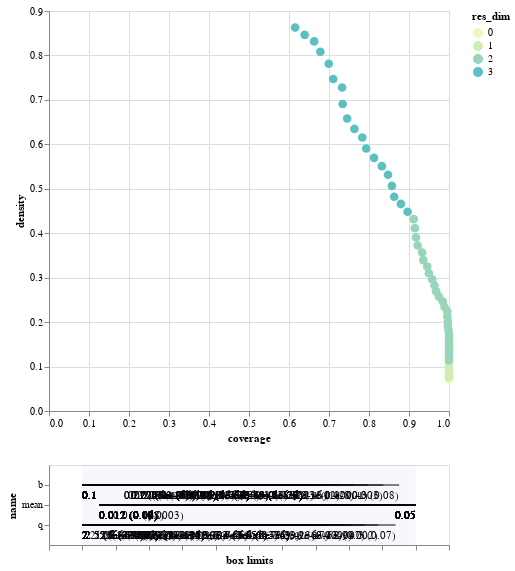

Notebook code for this chart:
### Code cell
box1.inspect_tradeoff()

### Figure 1 — Vega-Lite specification as saved in the notebook (floating-point values rounded to 4 significant figures)
{"config": {"view": {"continuousWidth": 400, "continuousHeight": 300}}, "vconcat": [{"data": {"name": "data-125cbe49f718cdf919e45d2dc2d32be7"}, "mark": {"type": "circle", "size": 75}, "encoding": {"color": {"type": "ordinal", "field": "res_dim", "scale": {"range": ["#eff9b6", "#d0edb3", "#97d6b9", "#5dc0c0", "#31a5c2", "#1f80b8", "#2354a3", "#21318d"]}}, "opacity": {"condition": {"value": 1, "selection": "selector002"}, "value": 0.4}, "tooltip": [{"type": "ordinal", "field": "id"}, {"type": "quantitative", "field": "coverage", "format": ".2"}, {"type": "quantitative", "field": "density", "format": ".2"}, {"type": "ordinal", "field": "res_dim"}], "x": {"type": "quantitative", "field": "coverage"}, "y": {"type": "quantitative", "field": "density"}}, "height": 400, "selection": {"selector002": {"type": "single", "fields": ["id"]}}, "width": 400}, {"layer": [{"data": {"name": "data-3205be146ef631b0ba9694690438d98c"}, "mark": "rule", "encoding": {"x": {"type": "quantitative", "axis": {"grid": false, "labels": false, "title": "box limits"}, "field": "x_lower", "scale": {"domain": [0, 1], "padding": 0.1}}, "x2": {"field": "x_upper"}, "y": {"type": "nominal", "field": "name", "scale": {"padding": 1.0}}}, "transform": [{"calculate": "(datum.x1-datum.minimum)/(datum.maximum-datum.minimum)", "as": "x_lower"}, {"calculate": "(datum.x2-datum.minimum)/(datum.maximum-datum.minimum)", "as": "x_upper"}, {"filter": {"selection": "selector002"}}], "width": 400}, {"data": {"name": "data-3205be146ef631b0ba9694690438d98c"}, "mark": {"type": "text", "align": "left", "baseline": "top", "dy": 5}, "encoding": {"text": {"type": "ordinal", "field": "text"}, "x": {"type": "quantitative", "axis": {"grid": false, "labels": false, "title": "box limits"}, "field": "x_lower", "scale": {"domain": [0, 1], "padding": 0.1}}, "x2": {"field": "x_upper"}, "y": {"type": "nominal", "field": "name", "scale": {"padding": 1.0}}}, "transform": [{"calculate": "(datum.x1-datum.minimum)/(datum.maximum-datum.minimum)", "as": "x_lower"}, {"calculate": "(datum.x2-datum.minimum)/(datum.maximum-datum.minimum)", "as": "x_upper"}, {"filter": {"selection": "selector002"}}, {"calculate": "datum.qp_lower>0?format(datum.x1, \".2\")+\" (\"+format(datum.qp_lower, \".1~g\")+\")\" :format(datum.x1, \".2\")", "as": "text"}], "width": 400}, {"data": {"name": "data-3205be146ef631b0ba9694690438d98c"}, "mark": {"type": "text", "align": "right", "baseline": "top", "dy": 5}, "encoding": {"text": {"type": "ordinal", "field": "text"}, "x": {"type": "quantitative", "field": "x_upper"}, "x2": {"field": "x_upper"}, "y": {"type": "nominal", "field": "name", "scale": {"padding": 1.0}}}, "transform": [{"calculate": "(datum.x1-datum.minimum)/(datum.maximum-datum.minimum)", "as": "x_lower"}, {"calculate": "(datum.x2-datum.minimum)/(datum.maximum-datum.minimum)", "as": "x_upper"}, {"filter": {"selection": "selector002"}}, {"calculate": "datum.qp_upper>0?format(datum.x2, \".2\")+\" (\"+format(datum.qp_upper, \".1\")+\")\" :format(datum.x2, \".2\")", "as": "text"}], "width": 400}, {"data": {"name": "data-bb8d07f6df3d47a6a475317795287b23"}, "mark": {"type": "rect", "opacity": 0.05}, "encoding": {"x": {"type": "quantitative", "field": "start"}, "x2": {"field": "end"}}}, {"data": {"name": "data-d751713988987e9331980363e24189ce"}, "mark": "point", "encoding": {"x": {"type": "quantitative", "field": "x"}, "y": {"type": "nominal", "field": "name"}}, "transform": [{"filter": {"selection": "selector002"}}], "width": 400}, {"data": {"name": "data-d751713988987e9331980363e24189ce"}, "mark": {"type": "text", "align": "center", "baseline": "top", "dy": 5}, "encoding": {"text": {"type": "nominal", "field": "item"}, "x": {"type": "quantitative", "field": "x"}, "y": {"type": "nominal", "field": "name"}}, "transform": [{"filter": {"selection": "selector002"}}], "width": 400}]}], "$schema": "https://vega.github.io/schema/vega-lite/v4.8.1.json", "datasets": {"data-125cbe49f718cdf919e45d2dc2d32be7": [{"coverage": 1.0, "density": 0.0715, "id": 0, "mass": 1.0, "mean": 0.0715, "res_dim": 0}, {"coverage": 1.0, "density": 0.07526, "id": 1, "mass": 0.95, "mean": 0.07526, "res_dim": 1}, {"coverage": 1.0, "density": 0.07927, "id": 2, "mass": 0.902, "mean": 0.07927, "res_dim": 1}, {"coverage": 1.0, "density": 0.08353, "id": 3, "mass": 0.856, "mean": 0.08353, "res_dim": 1}, {"coverage": 1.0, "density": 0.08795, "id": 4, "mass": 0.813, "mean": 0.08795, "res_dim": 1}, {"coverage": 1.0, "density": 0.09262, "id": 5, "mass": 0.772, "mean": 0.09262, "res_dim": 1}, {"coverage": 1.0, "density": 0.09754, "id": 6, "mass": 0.733, "mean": 0.09754, "res_dim": 1}, {"coverage": 1.0, "density": 0.1027, "id": 7, "mass": 0.696, "mean": 0.1027, "res_dim": 1}, {"coverage": 1.0, "density": 0.1082, "id": 8, "mass": 0.661, "mean": 0.1082, "res_dim": 1}, {"coverage": 1.0, "density": 0.114, "id": 9, "mass": 0.627, "mean": 0.114, "res_dim": 2}, {"coverage": 1.0, "density": 0.1202, "id": 10, "mass": 0.595, "mean": 0.1202, "res_dim": 2}, {"coverage": 1.0, "density": 0.1265, "id": 11, "mass": 0.565, "mean": 0.1265, "res_dim": 2}, {"coverage": 1.0, "density": 0.1334, "id": 12, "mass": 0.536, "mean": 0.1334, "res_dim": 2}, {"coverage": 1.0, "density": 0.1405, "id": 13, "mass": 0.509, "mean": 0.1405, "res_dim": 2}, {"coverage": 1.0, "density": 0.148, "id": 14, "mass": 0.483, "mean": 0.148, "res_dim": 2}, {"coverage": 1.0, "density": 0.1561, "id": 15, "mass": 0.458, "mean": 0.1561, "res_dim": 2}, {"coverage": 1.0, "density": 0.1644, "id": 16, "mass": 0.435, "mean": 0.1644, "res_dim": 2}, {"coverage": 1.0, "density": 0.1731, "id": 17, "mass": 0.413, "mean": 0.1731, "res_dim": 2}, {"coverage": 0.9986, "density": 0.1821, "id": 18, "mass": 0.392, "mean": 0.1821, "res_dim": 2}, {"coverage": 0.9972, "density": 0.1917, "id": 19, "mass": 0.372, "mean": 0.1917, "res_dim": 2}, {"coverage": 0.9972, "density": 0.202, "id": 20, "mass": 0.353, "mean": 0.202, "res_dim": 2}, {"coverage": 0.9958, "density": 0.2125, "id": 21, "mass": 0.335, "mean": 0.2125, "res_dim": 2}, {"coverage": 0.9958, "density": 0.2239, "id": 22, "mass": 0.318, "mean": 0.2239, "res_dim": 2}, {"coverage": 0.9888, "density": 0.2341, "id": 23, "mass": 0.302, "mean": 0.2341, "res_dim": 2}, {"coverage": 0.9846, "density": 0.2462, "id": 24, "mass": 0.286, "mean": 0.2462, "res_dim": 2}, {"coverage": 0.9748, "density": 0.2572, "id": 25, "mass": 0.271, "mean": 0.2572, "res_dim": 2}, {"coverage": 0.9678, "density": 0.2693, "id": 26, "mass": 0.257, "mean": 0.2693, "res_dim": 2}, {"coverage": 0.9636, "density": 0.2824, "id": 27, "mass": 0.244, "mean": 0.2824, "res_dim": 2}, {"coverage": 0.958, "density": 0.2965, "id": 28, "mass": 0.231, "mean": 0.2965, "res_dim": 2}, {"coverage": 0.9497, "density": 0.31, "id": 29, "mass": 0.219, "mean": 0.31, "res_dim": 2}, {"coverage": 0.9455, "density": 0.325, "id": 30, "mass": 0.208, "mean": 0.325, "res_dim": 2}, {"coverage": 0.9357, "density": 0.3396, "id": 31, "mass": 0.197, "mean": 0.3396, "res_dim": 2}, {"coverage": 0.9329, "density": 0.3567, "id": 32, "mass": 0.187, "mean": 0.3567, "res_dim": 2}, {"coverage": 0.9217, "density": 0.3723, "id": 33, "mass": 0.177, "mean": 0.3723, "res_dim": 2}, {"coverage": 0.9175, "density": 0.3905, "id": 34, "mass": 0.168, "mean": 0.3905, "res_dim": 2}, {"coverage": 0.9147, "density": 0.4113, "id": 35, "mass": 0.159, "mean": 0.4113, "res_dim": 2}, {"coverage": 0.9119, "density": 0.4318, "id": 36, "mass": 0.151, "mean": 0.4318, "res_dim": 2}, {"coverage": 0.8965, "density": 0.4483, "id": 37, "mass": 0.143, "mean": 0.4483, "res_dim": 3}, {"coverage": 0.8797, "density": 0.4659, "id": 38, "mass": 0.135, "mean": 0.4659, "res_dim": 3}, {"coverage": 0.8629, "density": 0.482, "id": 39, "mass": 0.128, "mean": 0.482, "res_dim": 3}, {"coverage": 0.8573, "density": 0.5066, "id": 40, "mass": 0.121, "mean": 0.5066, "res_dim": 3}, {"coverage": 0.8476, "density": 0.5316, "id": 41, "mass": 0.114, "mean": 0.5316, "res_dim": 3}, {"coverage": 0.8322, "density": 0.5509, "id": 42, "mass": 0.108, "mean": 0.5509, "res_dim": 3}, {"coverage": 0.8126, "density": 0.5696, "id": 43, "mass": 0.102, "mean": 0.5696, "res_dim": 3}, {"coverage": 0.793, "density": 0.5906, "id": 44, "mass": 0.096, "mean": 0.5906, "res_dim": 3}, {"coverage": 0.7832, "density": 0.6154, "id": 45, "mass": 0.091, "mean": 0.6154, "res_dim": 3}, {"coverage": 0.7636, "density": 0.6349, "id": 46, "mass": 0.086, "mean": 0.6349, "res_dim": 3}, {"coverage": 0.7455, "density": 0.658, "id": 47, "mass": 0.081, "mean": 0.658, "res_dim": 3}, {"coverage": 0.7343, "density": 0.6908, "id": 48, "mass": 0.076, "mean": 0.6908, "res_dim": 3}, {"coverage": 0.7329, "density": 0.7278, "id": 49, "mass": 0.072, "mean": 0.7278, "res_dim": 3}, {"coverage": 0.7105, "density": 0.7471, "id": 50, "mass": 0.068, "mean": 0.7471, "res_dim": 3}, {"coverage": 0.6993, "density": 0.7812, "id": 51, "mass": 0.064, "mean": 0.7812, "res_dim": 3}, {"coverage": 0.6783, "density": 0.8083, "id": 52, "mass": 0.06, "mean": 0.8083, "res_dim": 3}, {"coverage": 0.6629, "density": 0.8316, "id": 53, "mass": 0.057, "mean": 0.8316, "res_dim": 3}, {"coverage": 0.6392, "density": 0.8463, "id": 54, "mass": 0.054, "mean": 0.8463, "res_dim": 3}, {"coverage": 0.6154, "density": 0.8627, "id": 55, "mass": 0.051, "mean": 0.8627, "res_dim": 3}], "data-3205be146ef631b0ba9694690438d98c": [{"x1": 0.1001, "x2": 0.4324, "name": "b", "id": 1, "minimum": 0.1001, "maximum": 0.4497, "qp_lower": -1.0, "qp_upper": 0.08101}, {"x1": 0.1001, "x2": 0.4157, "name": "b", "id": 2, "minimum": 0.1001, "maximum": 0.4497, "qp_lower": -1.0, "qp_upper": 0.002527}, {"x1": 0.1001, "x2": 0.3996, "name": "b", "id": 3, "minimum": 0.1001, "maximum": 0.4497, "qp_lower": -1.0, "qp_upper": 1.332e-05}, {"x1": 0.1001, "x2": 0.3845, "name": "b", "id": 4, "minimum": 0.1001, "maximum": 0.4497, "qp_lower": -1.0, "qp_upper": 1.363e-08}, {"x1": 0.1001, "x2": 0.3702, "name": "b", "id": 5, "minimum": 0.1001, "maximum": 0.4497, "qp_lower": -1.0, "qp_upper": 2.696e-12}, {"x1": 0.1001, "x2": 0.3565, "name": "b", "id": 6, "minimum": 0.1001, "maximum": 0.4497, "qp_lower": -1.0, "qp_upper": 1.038e-16}, {"x1": 0.1001, "x2": 0.3436, "name": "b", "id": 7, "minimum": 0.1001, "maximum": 0.4497, "qp_lower": -1.0, "qp_upper": 8.344e-22}, {"x1": 0.1001, "x2": 0.3315, "name": "b", "id": 8, "minimum": 0.1001, "maximum": 0.4497, "qp_lower": -1.0, "qp_upper": 1.726e-27}, {"x1": 0.1001, "x2": 0.3315, "name": "b", "id": 9, "minimum": 0.1001, "maximum": 0.4497, "qp_lower": -1.0, "qp_upper": 1.829e-26}, {"x1": 2.001, "x2": 4.348, "name": "q", "id": 9, "minimum": 2.001, "maximum": 4.498, "qp_lower": -1.0, "qp_upper": 0.07091}, {"x1": 0.1001, "x2": 0.3315, "name": "b", "id": 10, "minimum": 0.1001, "maximum": 0.4497, "qp_lower": -1.0, "qp_upper": 5.978e-26}, {"x1": 2.001, "x2": 4.217, "name": "q", "id": 10, "minimum": 2.001, "maximum": 4.498, "qp_lower": -1.0, "qp_upper": 0.001757}, {"x1": 0.1001, "x2": 0.3315, "name": "b", "id": 11, "minimum": 0.1001, "maximum": 0.4497, "qp_lower": -1.0, "qp_upper": 7.332e-27}, {"x1": 2.001, "x2": 4.117, "name": "q", "id": 11, "minimum": 2.001, "maximum": 4.498, "qp_lower": -1.0, "qp_upper": 7.305e-06}, {"x1": 0.1001, "x2": 0.3315, "name": "b", "id": 12, "minimum": 0.1001, "maximum": 0.4497, "qp_lower": -1.0, "qp_upper": 1.263e-27}, {"x1": 2.001, "x2": 4.02, "name": "q", "id": 12, "minimum": 2.001, "maximum": 4.498, "qp_lower": -1.0, "qp_upper": 4.564e-09}, {"x1": 0.1001, "x2": 0.3315, "name": "b", "id": 13, "minimum": 0.1001, "maximum": 0.4497, "qp_lower": -1.0, "qp_upper": 2.076e-29}, {"x1": 2.001, "x2": 3.946, "name": "q", "id": 13, "minimum": 2.001, "maximum": 4.498, "qp_lower": -1.0, "qp_upper": 5.543e-13}, {"x1": 0.1001, "x2": 0.3315, "name": "b", "id": 14, "minimum": 0.1001, "maximum": 0.4497, "qp_lower": -1.0, "qp_upper": 7.191e-30}, {"x1": 2.001, "x2": 3.85, "name": "q", "id": 14, "minimum": 2.001, "maximum": 4.498, "qp_lower": -1.0, "qp_upper": 1.057e-17}, {"x1": 0.1001, "x2": 0.3315, "name": "b", "id": 15, "minimum": 0.1001, "maximum": 0.4497, "qp_lower": -1.0, "qp_upper": 2.945e-29}, {"x1": 2.001, "x2": 3.743, "name": "q", "id": 15, "minimum": 2.001, "maximum": 4.498, "qp_lower": -1.0, "qp_upper": 3.149e-23}, {"x1": 0.1001, "x2": 0.3315, "name": "b", "id": 16, "minimum": 0.1001, "maximum": 0.4497, "qp_lower": -1.0, "qp_upper": 5.21e-28}, {"x1": 2.001, "x2": 3.634, "name": "q", "id": 16, "minimum": 2.001, "maximum": 4.498, "qp_lower": -1.0, "qp_upper": 2.84e-29}, {"x1": 0.1001, "x2": 0.3315, "name": "b", "id": 17, "minimum": 0.1001, "maximum": 0.4497, "qp_lower": -1.0, "qp_upper": 1.313e-28}, {"x1": 2.001, "x2": 3.558, "name": "q", "id": 17, "minimum": 2.001, "maximum": 4.498, "qp_lower": -1.0, "qp_upper": 5.052e-36}, {"x1": 0.1001, "x2": 0.3163, "name": "b", "id": 18, "minimum": 0.1001, "maximum": 0.4497, "qp_lower": -1.0, "qp_upper": 3.913e-35}, {"x1": 2.001, "x2": 3.558, "name": "q", "id": 18, "minimum": 2.001, "maximum": 4.498, "qp_lower": -1.0, "qp_upper": 2.853e-34}, {"x1": 0.1001, "x2": 0.3069, "name": "b", "id": 19, "minimum": 0.1001, "maximum": 0.4497, "qp_lower": -1.0, "qp_upper": 2.717e-42}, {"x1": 2.001, "x2": 3.558, "name": "q", "id": 19, "minimum": 2.001, "maximum": 4.498, "qp_lower": -1.0, "qp_upper": 1.695e-35}, {"x1": 0.1001, "x2": 0.2964, "name": "b", "id": 20, "minimum": 0.1001, "maximum": 0.4497, "qp_lower": -1.0, "qp_upper": 2.438e-50}, {"x1": 2.001, "x2": 3.558, "name": "q", "id": 20, "minimum": 2.001, "maximum": 4.498, "qp_lower": -1.0, "qp_upper": 7.627e-36}, {"x1": 0.1001, "x2": 0.2964, "name": "b", "id": 21, "minimum": 0.1001, "maximum": 0.4497, "qp_lower": -1.0, "qp_upper": 7.388e-50}, {"x1": 2.001, "x2": 3.469, "name": "q", "id": 21, "minimum": 2.001, "maximum": 4.498, "qp_lower": -1.0, "qp_upper": 3.826e-43}, {"x1": 0.1001, "x2": 0.2964, "name": "b", "id": 22, "minimum": 0.1001, "maximum": 0.4497, "qp_lower": -1.0, "qp_upper": 6.66e-49}, {"x1": 2.001, "x2": 3.382, "name": "q", "id": 22, "minimum": 2.001, "maximum": 4.498, "qp_lower": -1.0, "qp_upper": 2.651e-51}, {"x1": 0.1001, "x2": 0.286, "name": "b", "id": 23, "minimum": 0.1001, "maximum": 0.4497, "qp_lower": -1.0, "qp_upper": 7.125e-56}, {"x1": 2.001, "x2": 3.382, "name": "q", "id": 23, "minimum": 2.001, "maximum": 4.498, "qp_lower": -1.0, "qp_upper": 7.3e-51}, {"x1": 0.1001, "x2": 0.2762, "name": "b", "id": 24, "minimum": 0.1001, "maximum": 0.4497, "qp_lower": -1.0, "qp_upper": 1.941e-64}, {"x1": 2.001, "x2": 3.382, "name": "q", "id": 24, "minimum": 2.001, "maximum": 4.498, "qp_lower": -1.0, "qp_upper": 2.991e-51}, {"x1": 0.1001, "x2": 0.2762, "name": "b", "id": 25, "minimum": 0.1001, "maximum": 0.4497, "qp_lower": -1.0, "qp_upper": 4.669e-62}, {"x1": 2.001, "x2": 3.292, "name": "q", "id": 25, "minimum": 2.001, "maximum": 4.498, "qp_lower": -1.0, "qp_upper": 4.716e-58}, {"x1": 0.1001, "x2": 0.2762, "name": "b", "id": 26, "minimum": 0.1001, "maximum": 0.4497, "qp_lower": -1.0, "qp_upper": 4.031e-64}, {"x1": 2.001, "x2": 3.24, "name": "q", "id": 26, "minimum": 2.001, "maximum": 4.498, "qp_lower": -1.0, "qp_upper": 9.441e-66}, {"x1": 0.1001, "x2": 0.2762, "name": "b", "id": 27, "minimum": 0.1001, "maximum": 0.4497, "qp_lower": -1.0, "qp_upper": 5.773e-66}, {"x1": 2.001, "x2": 3.186, "name": "q", "id": 27, "minimum": 2.001, "maximum": 4.498, "qp_lower": -1.0, "qp_upper": 2.385e-74}, {"x1": 0.1001, "x2": 0.2762, "name": "b", "id": 28, "minimum": 0.1001, "maximum": 0.4497, "qp_lower": -1.0, "qp_upper": 4.513e-66}, {"x1": 2.001, "x2": 3.122, "name": "q", "id": 28, "minimum": 2.001, "maximum": 4.498, "qp_lower": -1.0, "qp_upper": 1.566e-83}, {"x1": 0.1001, "x2": 0.2762, "name": "b", "id": 29, "minimum": 0.1001, "maximum": 0.4497, "qp_lower": -1.0, "qp_upper": 6.296e-68}, {"x1": 2.001, "x2": 3.076, "name": "q", "id": 29, "minimum": 2.001, "maximum": 4.498, "qp_lower": -1.0, "qp_upper": 6.116e-92}, {"x1": 0.1001, "x2": 0.2762, "name": "b", "id": 30, "minimum": 0.1001, "maximum": 0.4497, "qp_lower": -1.0, "qp_upper": 1.86e-67}, {"x1": 2.001, "x2": 3.016, "name": "q", "id": 30, "minimum": 2.001, "maximum": 4.498, "qp_lower": -1.0, "qp_upper": 1.298e-101}, {"x1": 0.1001, "x2": 0.2762, "name": "b", "id": 31, "minimum": 0.1001, "maximum": 0.4497, "qp_lower": -1.0, "qp_upper": 5.49e-70}, {"x1": 2.001, "x2": 2.974, "name": "q", "id": 31, "minimum": 2.001, "maximum": 4.498, "qp_lower": -1.0, "qp_upper": 2.657e-110}, {"x1": 0.1001, "x2": 0.2762, "name": "b", "id": 32, "minimum": 0.1001, "maximum": 0.4497, "qp_lower": -1.0, "qp_upper": 8.044e-69}, {"x1": 2.001, "x2": 2.917, "name": "q", "id": 32, "minimum": 2.001, "maximum": 4.498, "qp_lower": -1.0, "qp_upper": 2.685e-121}, {"x1": 0.1001, "x2": 0.2662, "name": "b", "id": 33, "minimum": 0.1001, "maximum": 0.4497, "qp_lower": -1.0, "qp_upper": 2.071e-76}, {"x1": 2.001, "x2": 2.917, "name": "q", "id": 33, "minimum": 2.001, "maximum": 4.498, "qp_lower": -1.0, "qp_upper": 1.265e-120}, {"x1": 0.1001, "x2": 0.2605, "name": "b", "id": 34, "minimum": 0.1001, "maximum": 0.4497, "qp_lower": -1.0, "qp_upper": 6.848e-86}, {"x1": 2.001, "x2": 2.917, "name": "q", "id": 34, "minimum": 2.001, "maximum": 4.498, "qp_lower": -1.0, "qp_upper": 7.138e-125}, {"x1": 0.1001, "x2": 0.2498, "name": "b", "id": 35, "minimum": 0.1001, "maximum": 0.4497, "qp_lower": -1.0, "qp_upper": 5.534e-97}, {"x1": 2.001, "x2": 2.917, "name": "q", "id": 35, "minimum": 2.001, "maximum": 4.498, "qp_lower": -1.0, "qp_upper": 8.771e-124}, {"x1": 0.1001, "x2": 0.2417, "name": "b", "id": 36, "minimum": 0.1001, "maximum": 0.4497, "qp_lower": -1.0, "qp_upper": 6.975e-108}, {"x1": 2.001, "x2": 2.917, "name": "q", "id": 36, "minimum": 2.001, "maximum": 4.498, "qp_lower": -1.0, "qp_upper": 1.439e-124}, {"x1": 0.1001, "x2": 0.2417, "name": "b", "id": 37, "minimum": 0.1001, "maximum": 0.4497, "qp_lower": -1.0, "qp_upper": 6.139e-109}, {"x1": 0.01209, "x2": 0.04999, "name": "mean", "id": 37, "minimum": 0.01004, "maximum": 0.04999, "qp_lower": 0.1051, "qp_upper": -1.0}, {"x1": 2.001, "x2": 2.917, "name": "q", "id": 37, "minimum": 2.001, "maximum": 4.498, "qp_lower": -1.0, "qp_upper": 1.267e-121}, {"x1": 0.1001, "x2": 0.2417, "name": "b", "id": 38, "minimum": 0.1001, "maximum": 0.4497, "qp_lower": -1.0, "qp_upper": 1.167e-112}, {"x1": 0.01209, "x2": 0.04999, "name": "mean", "id": 38, "minimum": 0.01004, "maximum": 0.04999, "qp_lower": 0.09182, "qp_upper": -1.0}, {"x1": 2.001, "x2": 2.886, "name": "q", "id": 38, "minimum": 2.001, "maximum": 4.498, "qp_lower": -1.0, "qp_upper": 9.004e-129}, {"x1": 0.1001, "x2": 0.2417, "name": "b", "id": 39, "minimum": 0.1001, "maximum": 0.4497, "qp_lower": -1.0, "qp_upper": 3.46e-112}, {"x1": 0.01209, "x2": 0.04999, "name": "mean", "id": 39, "minimum": 0.01004, "maximum": 0.04999, "qp_lower": 0.07697, "qp_upper": -1.0}, {"x1": 2.001, "x2": 2.839, "name": "q", "id": 39, "minimum": 2.001, "maximum": 4.498, "qp_lower": -1.0, "qp_upper": 6.634e-135}, {"x1": 0.1001, "x2": 0.2417, "name": "b", "id": 40, "minimum": 0.1001, "maximum": 0.4497, "qp_lower": -1.0, "qp_upper": 4.713e-116}, {"x1": 0.01209, "x2": 0.04999, "name": "mean", "id": 40, "minimum": 0.01004, "maximum": 0.04999, "qp_lower": 0.05887, "qp_upper": -1.0}, {"x1": 2.001, "x2": 2.803, "name": "q", "id": 40, "minimum": 2.001, "maximum": 4.498, "qp_lower": -1.0, "qp_upper": 5.109e-147}, {"x1": 0.1001, "x2": 0.2417, "name": "b", "id": 41, "minimum": 0.1001, "maximum": 0.4497, "qp_lower": -1.0, "qp_upper": 3.321e-114}, {"x1": 0.01209, "x2": 0.04999, "name": "mean", "id": 41, "minimum": 0.01004, "maximum": 0.04999, "qp_lower": 0.04308, "qp_upper": -1.0}, {"x1": 2.001, "x2": 2.75, "name": "q", "id": 41, "minimum": 2.001, "maximum": 4.498, "qp_lower": -1.0, "qp_upper": 2.118e-158}, {"x1": 0.1001, "x2": 0.2417, "name": "b", "id": 42, "minimum": 0.1001, "maximum": 0.4497, "qp_lower": -1.0, "qp_upper": 1.686e-112}, {"x1": 0.01209, "x2": 0.04999, "name": "mean", "id": 42, "minimum": 0.01004, "maximum": 0.04999, "qp_lower": 0.06079, "qp_upper": -1.0}, {"x1": 2.001, "x2": 2.704, "name": "q", "id": 42, "minimum": 2.001, "maximum": 4.498, "qp_lower": -1.0, "qp_upper": 1.723e-165}, {"x1": 0.1001, "x2": 0.2417, "name": "b", "id": 43, "minimum": 0.1001, "maximum": 0.4497, "qp_lower": -1.0, "qp_upper": 2.304e-106}, {"x1": 0.01209, "x2": 0.04999, "name": "mean", "id": 43, "minimum": 0.01004, "maximum": 0.04999, "qp_lower": 0.08351, "qp_upper": -1.0}, {"x1": 2.001, "x2": 2.642, "name": "q", "id": 43, "minimum": 2.001, "maximum": 4.498, "qp_lower": -1.0, "qp_upper": 2.695e-171}, {"x1": 0.1001, "x2": 0.2417, "name": "b", "id": 44, "minimum": 0.1001, "maximum": 0.4497, "qp_lower": -1.0, "qp_upper": 1.938e-103}, {"x1": 0.01209, "x2": 0.04999, "name": "mean", "id": 44, "minimum": 0.01004, "maximum": 0.04999, "qp_lower": 0.07115, "qp_upper": -1.0}, {"x1": 2.001, "x2": 2.6, "name": "q", "id": 44, "minimum": 2.001, "maximum": 4.498, "qp_lower": -1.0, "qp_upper": 3.004e-177}, {"x1": 0.1001, "x2": 0.2417, "name": "b", "id": 45, "minimum": 0.1001, "maximum": 0.4497, "qp_lower": -1.0, "qp_upper": 3.837e-107}, {"x1": 0.01209, "x2": 0.04999, "name": "mean", "id": 45, "minimum": 0.01004, "maximum": 0.04999, "qp_lower": 0.09738, "qp_upper": -1.0}, {"x1": 2.001, "x2": 2.576, "name": "q", "id": 45, "minimum": 2.001, "maximum": 4.498, "qp_lower": -1.0, "qp_upper": 4.137e-187}, {"x1": 0.1001, "x2": 0.2351, "name": "b", "id": 46, "minimum": 0.1001, "maximum": 0.4497, "qp_lower": -1.0, "qp_upper": 9.543e-113}, {"x1": 0.01209, "x2": 0.04999, "name": "mean", "id": 46, "minimum": 0.01004, "maximum": 0.04999, "qp_lower": 0.07368, "qp_upper": -1.0}, {"x1": 2.001, "x2": 2.576, "name": "q", "id": 46, "minimum": 2.001, "maximum": 4.498, "qp_lower": -1.0, "qp_upper": 2.425e-186}, {"x1": 0.1001, "x2": 0.2295, "name": "b", "id": 47, "minimum": 0.1001, "maximum": 0.4497, "qp_lower": -1.0, "qp_upper": 3.737e-119}, {"x1": 0.01209, "x2": 0.04999, "name": "mean", "id": 47, "minimum": 0.01004, "maximum": 0.04999, "qp_lower": 0.06188, "qp_upper": -1.0}, {"x1": 2.001, "x2": 2.576, "name": "q", "id": 47, "minimum": 2.001, "maximum": 4.498, "qp_lower": -1.0, "qp_upper": 4.207e-187}, {"x1": 0.1001, "x2": 0.2228, "name": "b", "id": 48, "minimum": 0.1001, "maximum": 0.4497, "qp_lower": -1.0, "qp_upper": 1.029e-130}, {"x1": 0.01209, "x2": 0.04999, "name": "mean", "id": 48, "minimum": 0.01004, "maximum": 0.04999, "qp_lower": 0.04145, "qp_upper": -1.0}, {"x1": 2.001, "x2": 2.576, "name": "q", "id": 48, "minimum": 2.001, "maximum": 4.498, "qp_lower": -1.0, "qp_upper": 2.782e-190}, {"x1": 0.1001, "x2": 0.2199, "name": "b", "id": 49, "minimum": 0.1001, "maximum": 0.4497, "qp_lower": -1.0, "qp_upper": 6.276e-146}, {"x1": 0.01209, "x2": 0.04999, "name": "mean", "id": 49, "minimum": 0.01004, "maximum": 0.04999, "qp_lower": 0.02442, "qp_upper": -1.0}, {"x1": 2.001, "x2": 2.576, "name": "q", "id": 49, "minimum": 2.001, "maximum": 4.498, "qp_lower": -1.0, "qp_upper": 4.327e-202}, {"x1": 0.1001, "x2": 0.2199, "name": "b", "id": 50, "minimum": 0.1001, "maximum": 0.4497, "qp_lower": -1.0, "qp_upper": 2.45e-139}, {"x1": 0.01209, "x2": 0.04999, "name": "mean", "id": 50, "minimum": 0.01004, "maximum": 0.04999, "qp_lower": 0.01649, "qp_upper": -1.0}, {"x1": 2.001, "x2": 2.53, "name": "q", "id": 50, "minimum": 2.001, "maximum": 4.498, "qp_lower": -1.0, "qp_upper": 1.162e-204}, {"x1": 0.1001, "x2": 0.2199, "name": "b", "id": 51, "minimum": 0.1001, "maximum": 0.4497, "qp_lower": -1.0, "qp_upper": 2.943e-143}, {"x1": 0.01209, "x2": 0.04999, "name": "mean", "id": 51, "minimum": 0.01004, "maximum": 0.04999, "qp_lower": 0.0361, "qp_upper": -1.0}, {"x1": 2.001, "x2": 2.5, "name": "q", "id": 51, "minimum": 2.001, "maximum": 4.498, "qp_lower": -1.0, "qp_upper": 6.058e-217}, {"x1": 0.1001, "x2": 0.2199, "name": "b", "id": 52, "minimum": 0.1001, "maximum": 0.4497, "qp_lower": -1.0, "qp_upper": 6.917e-141}, {"x1": 0.01209, "x2": 0.04999, "name": "mean", "id": 52, "minimum": 0.01004, "maximum": 0.04999, "qp_lower": 0.02159, "qp_upper": -1.0}, {"x1": 2.001, "x2": 2.465, "name": "q", "id": 52, "minimum": 2.001, "maximum": 4.498, "qp_lower": -1.0, "qp_upper": 9.816e-223}, {"x1": 0.1001, "x2": 0.2166, "name": "b", "id": 53, "minimum": 0.1001, "maximum": 0.4497, "qp_lower": -1.0, "qp_upper": 2.977e-146}, {"x1": 0.01209, "x2": 0.04999, "name": "mean", "id": 53, "minimum": 0.01004, "maximum": 0.04999, "qp_lower": 0.01652, "qp_upper": -1.0}, {"x1": 2.001, "x2": 2.465, "name": "q", "id": 53, "minimum": 2.001, "maximum": 4.498, "qp_lower": -1.0, "qp_upper": 2.061e-225}, {"x1": 0.1001, "x2": 0.2121, "name": "b", "id": 54, "minimum": 0.1001, "maximum": 0.4497, "qp_lower": -1.0, "qp_upper": 4.154e-148}, {"x1": 0.01209, "x2": 0.04999, "name": "mean", "id": 54, "minimum": 0.01004, "maximum": 0.04999, "qp_lower": 0.007868, "qp_upper": -1.0}, {"x1": 2.001, "x2": 2.465, "name": "q", "id": 54, "minimum": 2.001, "maximum": 4.498, "qp_lower": -1.0, "qp_upper": 6.204e-223}, {"x1": 0.1001, "x2": 0.2121, "name": "b", "id": 55, "minimum": 0.1001, "maximum": 0.4497, "qp_lower": -1.0, "qp_upper": 2.617e-146}, {"x1": 0.01372, "x2": 0.04999, "name": "mean", "id": 55, "minimum": 0.01004, "maximum": 0.04999, "qp_lower": 0.0002757, "qp_upper": -1.0}, {"x1": 2.001, "x2": 2.465, "name": "q", "id": 55, "minimum": 2.001, "maximum": 4.498, "qp_lower": -1.0, "qp_upper": 3.005e-222}], "data-bb8d07f6df3d47a6a475317795287b23": [{"end": 1, "start": 0}], "data-d751713988987e9331980363e24189ce": []}}
